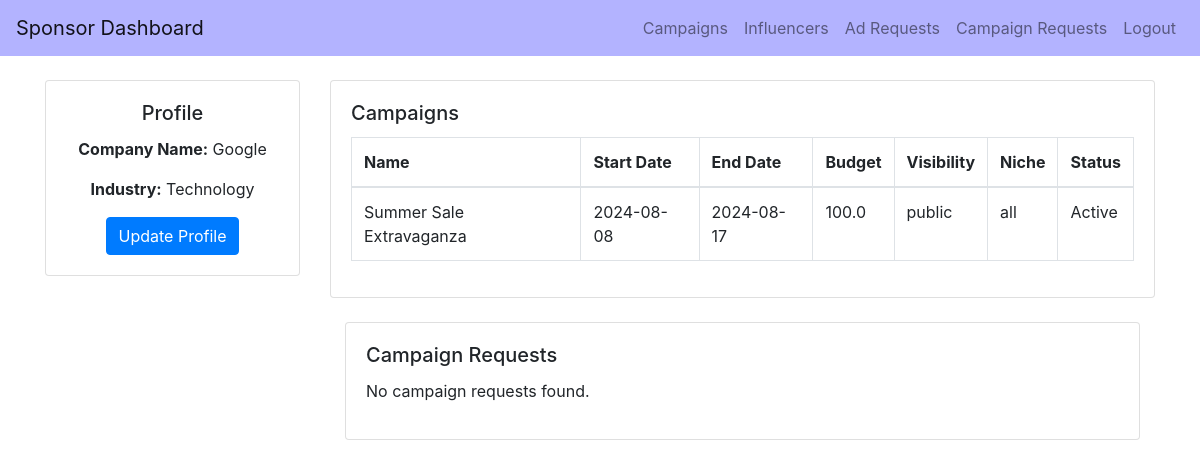
The page /sponsor_dashboard/google_admin on the database its author committed.
### backend/models.py (models this page shows)
class Sponsor(db.Model):
    __tablename__ = 'sponsor'
    id = db.Column(db.Integer, primary_key=True)
    name = db.Column(db.String(100), nullable=False)
    email = db.Column(db.String(150), nullable=False)
    company = db.Column(db.String(100), nullable=False)
    industry = db.Column(db.String(100), nullable=False)
    user_id = db.Column(db.Integer, db.ForeignKey('user.id'), nullable=False)
    user = db.relationship('User', backref='sponsor_user', uselist=False)

class Campaign(db.Model):
    __tablename__ = 'campaign'
    id = db.Column(db.Integer, primary_key=True)
    name = db.Column(db.String(100), nullable=False)
    description = db.Column(db.Text, nullable=False)
    start_date = db.Column(db.Date, nullable=False)
    end_date = db.Column(db.Date, nullable=False)
    budget = db.Column(db.Float, nullable=False)
    visibility = db.Column(db.String(10), nullable=False)  # public, private
    goals = db.Column(db.Text, nullable=False)
    niche = db.Column(db.String(50), nullable=False)
    status = db.Column(db.String(10), nullable=False)
    flagged = db.Column(db.Boolean, default=False, nullable=False)
    user_id = db.Column(db.Integer, db.ForeignKey('user.id'), nullable=False)
    ad_requests = db.relationship('AdRequest', backref='campaigns_ad_requests')
    campaign_requests = db.relationship('CampaignRequest', backref='campaign_campaign_requests')

### backend/controller.py (the view, shortened to what this page needs)
@app.route('/sponsor_dashboard', methods=['GET', 'POST'])
@app.route('/sponsor_dashboard/<username>', methods=['GET', 'POST'])
def sponsor_dashboard(username=None):
    username = username or request.args.get('username')
    company = request.args.get('company')
    industry = request.args.get('industry')
    usr = User.query.filter_by(username=username).first()
    if usr and usr.role == 'sponsor':
        sponsor = Sponsor.query.filter_by(user_id=usr.id).first()
        if sponsor:
            sponsor_campaigns = Campaign.query.filter_by(user_id=usr.id).all()
            campaign_requests = CampaignRequest.query.filter_by(sponsor_id=sponsor.id, status='Pending').all()
            return render_template("sponsor_dashboard.html",
                                    username=usr.username,
                                    name=sponsor.name,
                                    email=sponsor.email,
                                    company=sponsor.company,
                                    industry=sponsor.industry,
                                    campaigns=sponsor_campaigns,
                                    campaign_requests=campaign_requests)

### templates/sponsor_dashboard.html (shortened to what this page needs)
<!DOCTYPE html>
<html lang="en">
<head>
    <link href="https://stackpath.bootstrapcdn.com/bootstrap/4.5.2/css/bootstrap.min.css" rel="stylesheet">
</head>
<body>
<nav class="navbar navbar-expand-lg navbar-light" style="background-color: #b3b3ff;">
    <a class="navbar-brand" href="/sponsor_dashboard/{{ username }}">Sponsor Dashboard</a>
    <div class="collapse navbar-collapse">
        <ul class="navbar-nav ml-auto">
            <li class="nav-item">
                <a class="nav-link" href="/sponsor_campaigns/{{ username }}">Campaigns</a>
            </li>
            <li class="nav-item">
                <a class="nav-link" href="/sponsor_influencers/{{ username }}">Influencers</a>
            </li>
            <li class="nav-item">
                <a class="nav-link" href="/sponsor_ad_requests/{{ username }}">Ad Requests</a>
            </li>
            <li class="nav-item">
                <a class="nav-link" href="/sponsor_campaign_requests/{{ username }}">Campaign Requests</a>
            </li>
            <li class="nav-item">
                <a class="nav-link" href="{{ url_for('logout') }}">Logout</a>
            </li>
        </ul>
    </div>
</nav>
<div class="container mt-4">
    <div class="row">
        <div class="col-md-3 left-column">
            <div class="card">
                <div class="card-body text-center">
                    <h5 class="card-title">Profile</h5>
                    <p><strong>Company Name:</strong> {{ company }}</p>
                    <p><strong>Industry:</strong> {{ industry }}</p>
                    <button class="btn btn-primary" data-toggle="modal" data-target="#updateProfileModal">Update Profile</button>
                </div>
            </div>
        </div>
        <div class="col-md-9">
            <div class="card mb-4">
                <div class="card-body">
                    <h5 class="card-title">Campaigns</h5>
                    {% if campaigns %}
                        <div class="table-responsive">
                            <table class="table table-bordered">
                                <thead>
                                    <tr>
                                        <th>Name</th>
                                        <th>Start Date</th>
                                        <th>End Date</th>
                                        <th>Budget</th>
                                        <th>Visibility</th>
                                        <th>Niche</th>
                                        <th>Status</th>
                                    </tr>
                                </thead>
                                <tbody>
                                    {% for campaign in campaigns %}
                                        <tr>
                                            <td>{{ campaign.name }}</td>
                                            <td>{{ campaign.start_date }}</td>
                                            <td>{{ campaign.end_date }}</td>
                                            <td>{{ campaign.budget }}</td>
                                            <td>{{ campaign.visibility }}</td>
                                            <td>{{ campaign.niche }}</td>
                                            <td>{{ campaign.status }}</td>
                                        </tr>
                                    {% endfor %}
                                </tbody>
                            </table>
                        </div>
                    {% else %}
                        <p>No campaigns found.</p>
                    {% endif %}
                </div>
            </div>
            <div class="container mt-4">
                <div class="row">
                    <div class="col-md-12">
                        <div class="card mb-4">
                            <div class="card-body">
                                <h5 class="card-title">Campaign Requests</h5>
                                <div class="list-group">
                                    {% if campaign_requests %}
                                        {% for request in campaign_requests %}
                                            <div class="list-group-item">
                                                <h5 class="mb-1">Campaign ID: {{ request.campaign_id }}</h5>
                                                <p class="mb-1">Message: {{ request.messages }}</p>
                                                <p class="mb-1">Payment Amount: {{ request.payment_amount }}</p>
                                                <p class="mb-1">Status: {{ request.status }}</p>
                                                <p class="mb-1">Created At: {{ request.created_at }}</p>
                                                <form method="POST" action="{{ url_for('handle_campaign_request', request_id=request.id, action='accept') }}" class="d-inline">
                                                    <button type="submit" class="btn btn-success btn-sm">Accept</button>
                                                </form>
                                                <form method="POST" action="{{ url_for('handle_campaign_request', request_id=request.id, action='reject') }}" class="d-inline">
                                                    <button type="submit" class="btn btn-danger btn-sm">Reject</button>
                                                </form>
                                            </div>
                                        {% endfor %}
                                    {% else %}
                                        <p>No campaign requests found.</p>
                                    {% endif %}
                                </div>
                            </div>
                        </div>
                    </div>
                </div>
            </div>
        </div>
    </div>
</div>
</body>
</html>

### templates/sponsor_dashboard.html (style rules this page uses)
.left-column { padding-right: 15px; }

### rows shown on the page
Sponsor: company "Google", industry "Technology"
Campaign: name "Summer Sale Extravaganza", start_date "2024-08-08", end_date "2024-08-17", budget "100.0", visibility "public", niche "all", status "Active"
